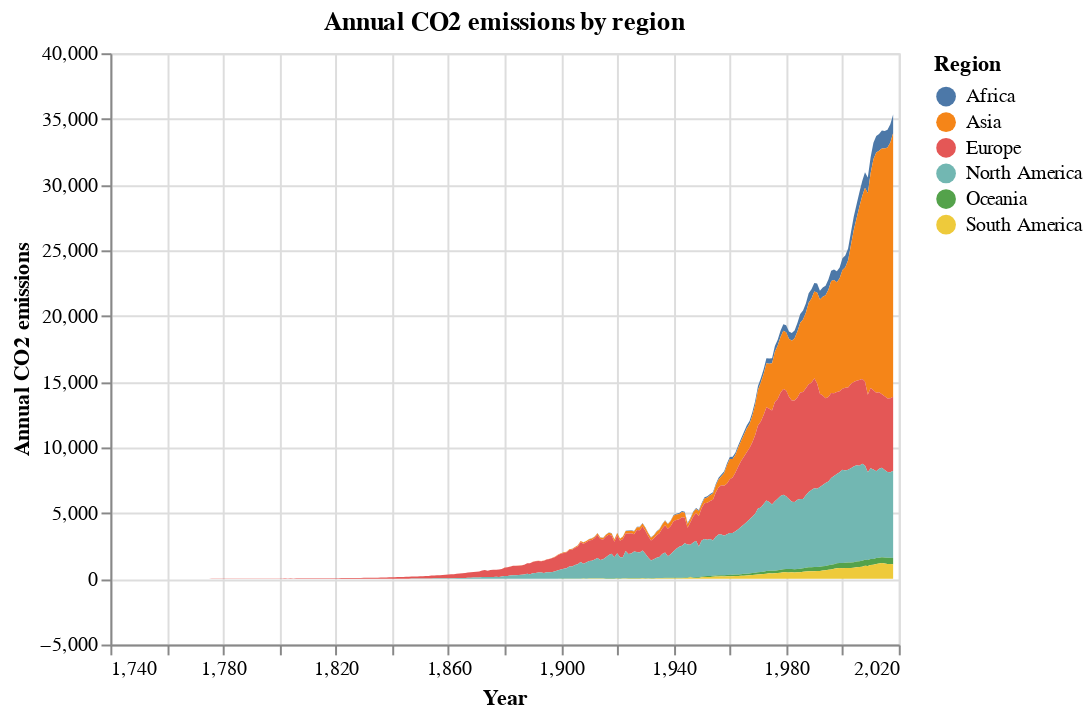

Notebook source saved alongside this figure:
### Code cell
selection = alt.selection_multi(fields=['Region'], bind='legend')

alt.Chart(carbon_region).mark_area().encode(
    x="Year:Q",
    y=alt.Y("Annual CO2 emissions:Q", stack=True),
    color="Region:N",
    opacity=alt.condition(selection, alt.value(1), alt.value(0.2))
).add_selection(
    selection
).properties(
    title='Annual CO2 emissions by region'
)

### Figure 1 — Vega-Lite specification as saved in the notebook (floating-point values rounded to 4 significant figures; data arrays with more than 128 entries replaced by an {"elided": "..."} marker saying what was removed)
{"config": {"view": {"continuousWidth": 400, "continuousHeight": 300}}, "data": {"name": "data-078a1ca00bf6f140f8407783e21ff135"}, "mark": "area", "encoding": {"color": {"type": "nominal", "field": "Region"}, "opacity": {"condition": {"value": 1, "selection": "selector006"}, "value": 0.2}, "x": {"type": "quantitative", "field": "Year"}, "y": {"type": "quantitative", "field": "Annual CO2 emissions", "stack": true}}, "selection": {"selector006": {"type": "multi", "fields": ["Region"], "bind": "legend"}}, "title": "Annual CO2 emissions by region", "$schema": "https://vega.github.io/schema/vega-lite/v4.8.1.json", "datasets": {"data-078a1ca00bf6f140f8407783e21ff135": {"elided": "1608 records"}}}
